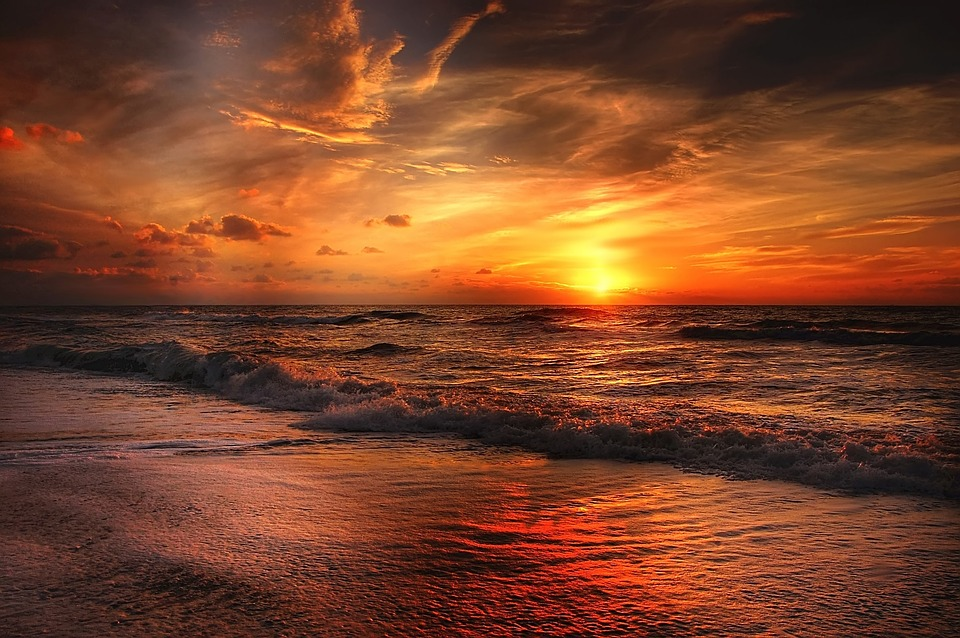
#> input picture data/beach-2179624_960_720.jpg, 960 x 638 px
$ jupyter execute '01.基础知识.06.数据降维-03.奇异值分解.ipynb'
#> lines starting #> are read from the running program, lines starting #| are printed output that depends on the picture
奇异值分解(SVD)
====
图片压缩

[cell 1]
import numpy as np
import matplotlib.pyplot as plt
import cv2

# 灰度化读取图片
img = cv2.imread('data/beach-2179624_960_720.jpg', 0)
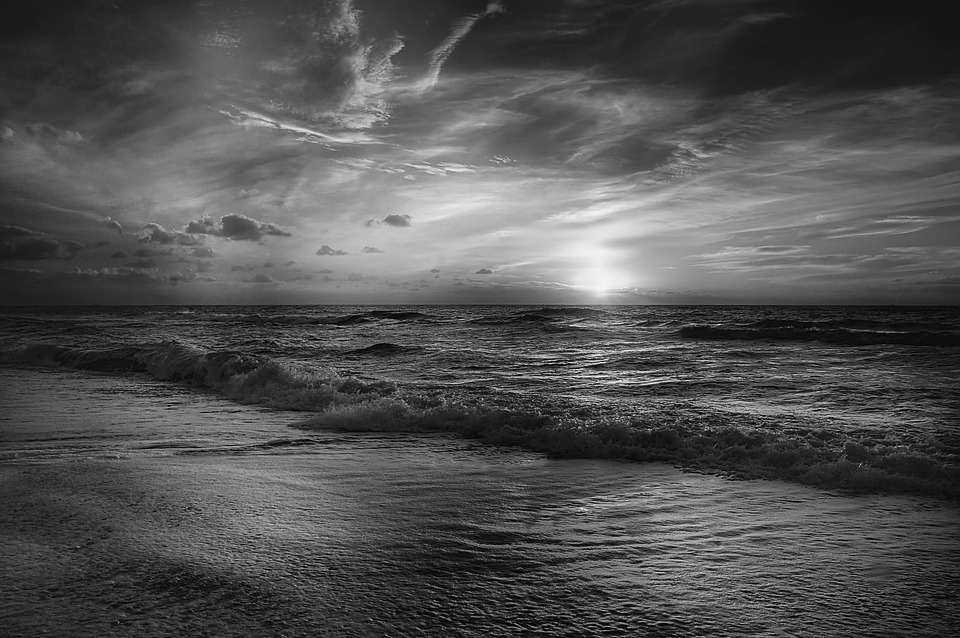
#> img: shape (638, 960); min 0, max 250, mean 81.7

# 得到svd
U, S, V = np.linalg.svd(img)
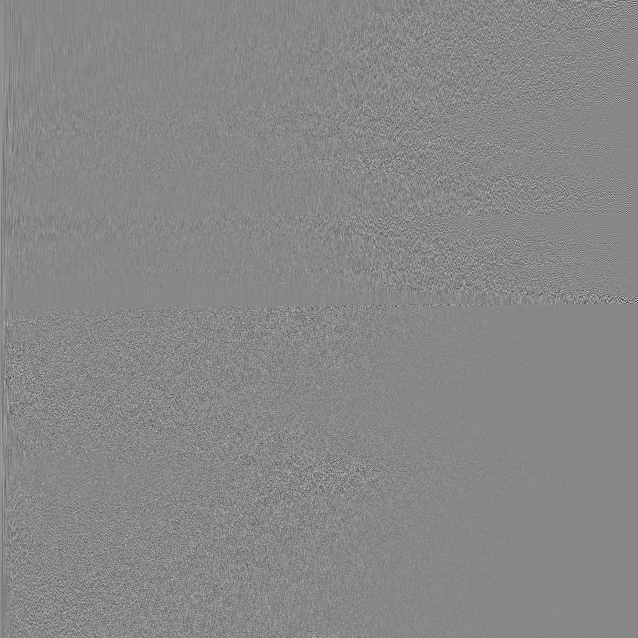
#> U: shape (638, 638) float64; min -0.499, max 0.436, mean 8.13e-05; drawn with min black and max white
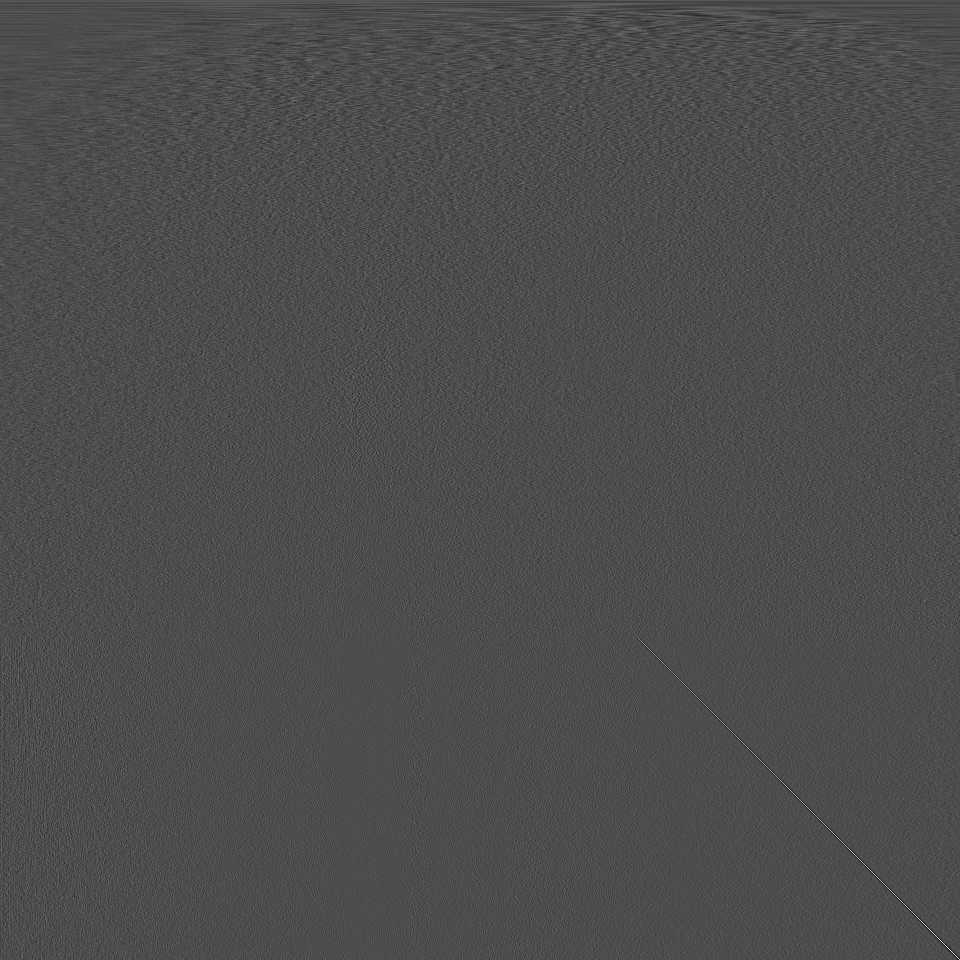
#> V: shape (960, 960) float64; min -0.286, max 0.656, mean 2.3e-05; drawn with min black and max white
#> S = 638 values, max 69724.4 at index 0, min 4.59 at index 637, mean 537.4

# 得到矩阵的形状
print(U.shape, S.shape, V.shape)
#| (638, 638) (638,) (960, 960)

# 以不同component数绘制图像
comps = [638, 600, 500, 400, 300, 200, 100, 50, 10]

plt.figure(figsize = (16, 8))
for i in range(9):
    low_rank = U[:, :comps[i]] @ np.diag(S[:comps[i]]) @ V[:comps[i], :]
    if(i == 0):
        plt.subplot(3, 3, i+1)
        plt.imshow(low_rank, cmap = 'gray')
        plt.axis('off')
        plt.title("Original Image with n_components =" + str(comps[i]))
    else:
        plt.subplot(3, 3, i+1)
        plt.imshow(low_rank, cmap = 'gray')
        plt.axis('off')
        plt.title("n_components =" + str(comps[i]))
plt.show()
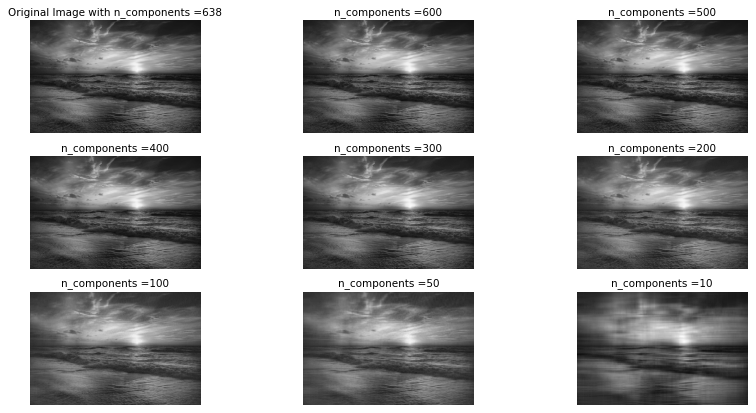
#> figure drawn by matplotlib, 9 panels

$ run again, with data/flower2.png saved as data/beach-2179624_960_720.jpg
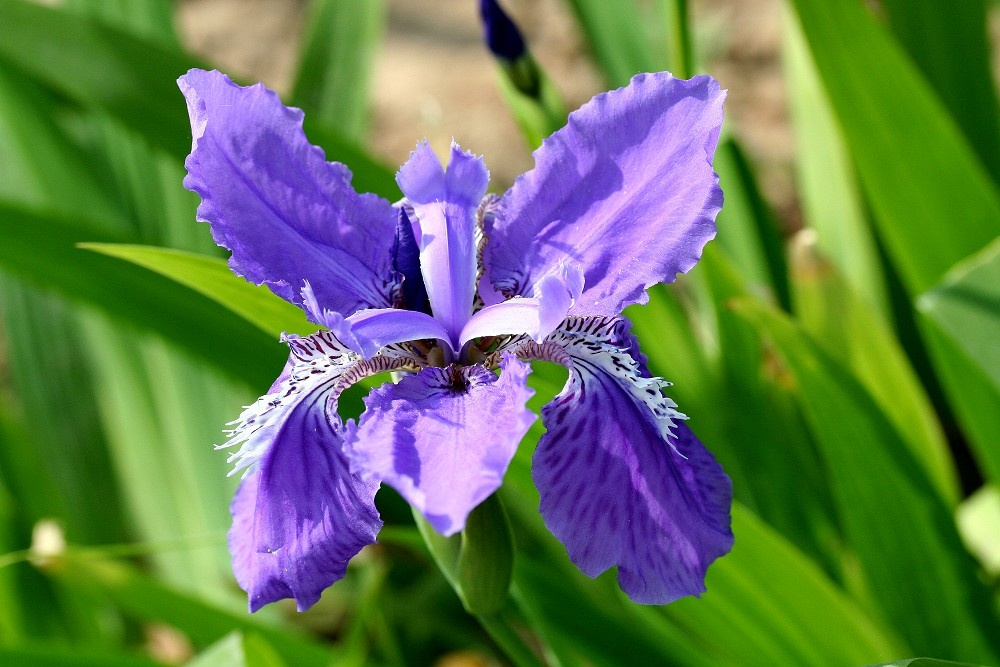
#> input picture data/flower2.png, 1000 x 667 px
#> `img = cv2.imread('data/beach-2179624_960_720.jpg', 0)`:
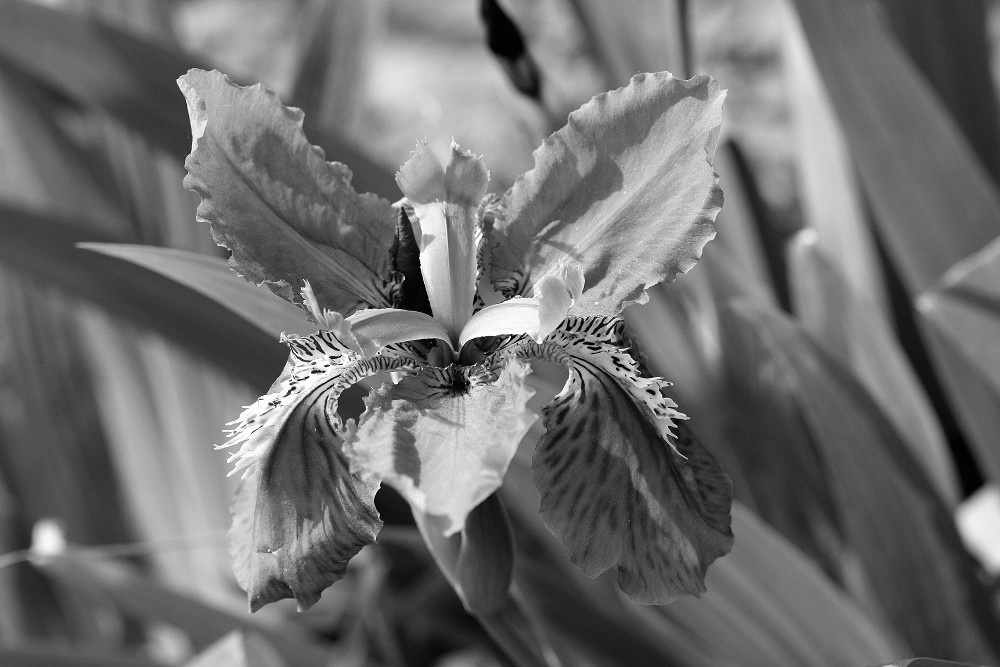
#> img: shape (667, 1000); min 0, max 255, mean 110
#> `U, S, V = np.linalg.svd(img)`:
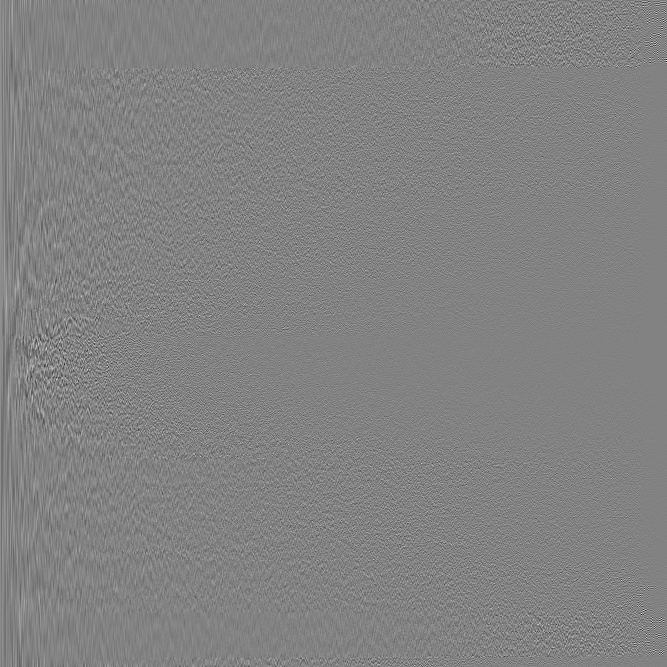
#> U: shape (667, 667) float64; min -0.426, max 0.407, mean 5.08e-05; drawn with min black and max white
#> S = 667 values, max 91814 at index 0, min 4.34 at index 666, mean 593.1
#| (667, 667) (667,) (1000, 1000)
